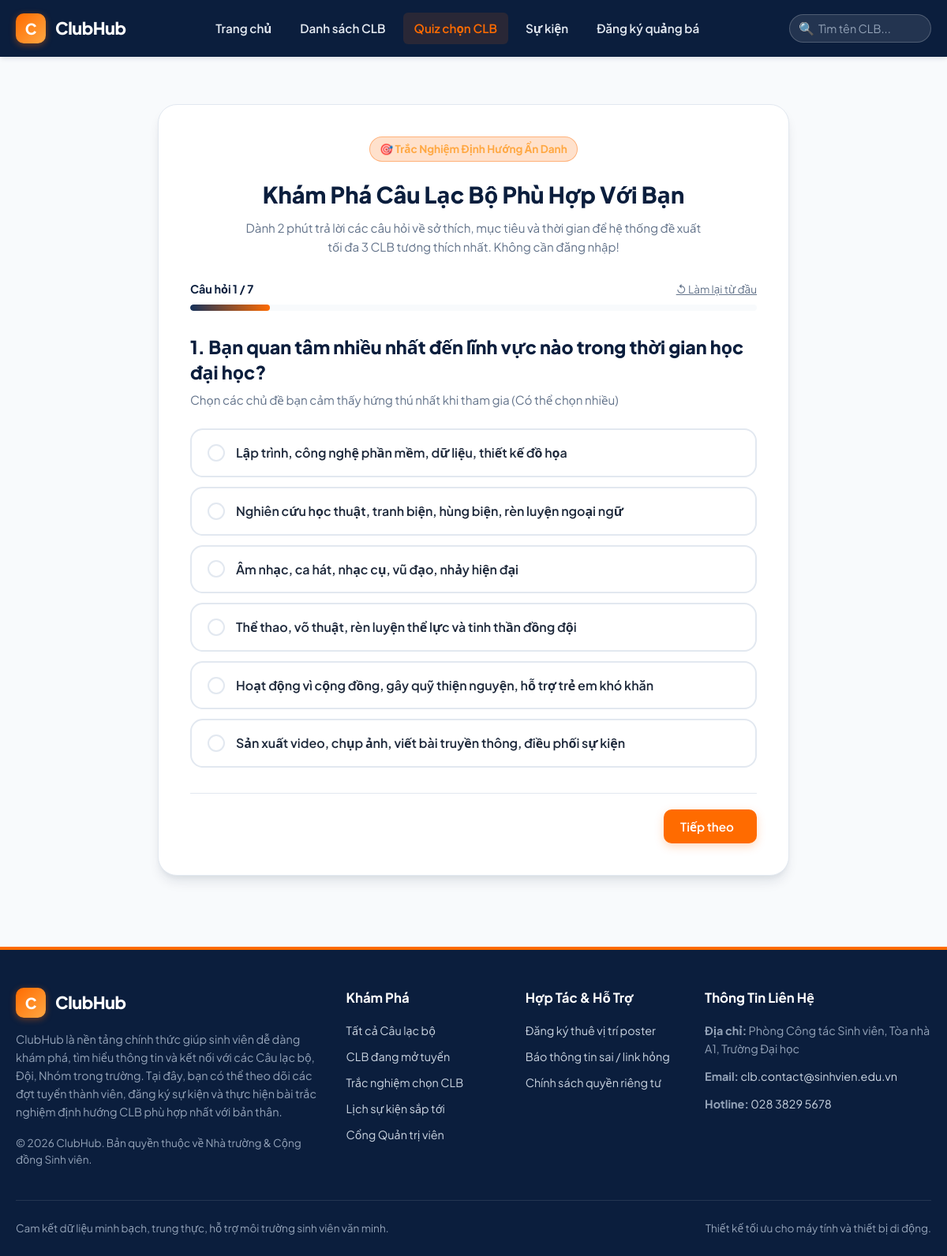
Screenshot of /quiz.php with the database file from the repository.
### tables this page shows
CREATE TABLE IF NOT EXISTS `quiz_questions` (
  `id` INT AUTO_INCREMENT PRIMARY KEY,
  `question_text` VARCHAR(255) NOT NULL,
  `description` VARCHAR(255) DEFAULT NULL,
  `question_type` ENUM('single', 'multiple') NOT NULL DEFAULT 'single',
  `display_order` INT NOT NULL DEFAULT 0,
  `is_active` TINYINT(1) NOT NULL DEFAULT 1
);

CREATE TABLE IF NOT EXISTS `quiz_options` (
  `id` INT AUTO_INCREMENT PRIMARY KEY,
  `question_id` INT NOT NULL,
  `option_text` VARCHAR(255) NOT NULL,
  `display_order` INT NOT NULL DEFAULT 0,
  CONSTRAINT `fk_options_question` FOREIGN KEY (`question_id`) REFERENCES `quiz_questions` (`id`) ON DELETE CASCADE ON UPDATE CASCADE,
  INDEX `idx_options_question` (`question_id`)
);

### includes/functions.php (called while the page is built, shortened)
<?php
function e(?string $string): string {
    return htmlspecialchars((string)$string, ENT_QUOTES, 'UTF-8');
}

### quiz.php (the view, shortened to what this page needs)
<?php
require_once __DIR__ . '/includes/functions.php';
$db = get_db_connection();
$questions = [];
try {
    $q_stmt = $db->query("
        SELECT id, question_text, description, question_type, display_order
        FROM quiz_questions
        WHERE is_active = 1
        ORDER BY display_order ASC
    ");
    $questions = $q_stmt->fetchAll();
    $options_stmt = $db->query("
        SELECT id, question_id, option_text, display_order
        FROM quiz_options
        ORDER BY display_order ASC
    ");
    $options_raw = $options_stmt->fetchAll();
    $options_map = [];
    foreach ($options_raw as $opt) {
        $options_map[$opt['question_id']][] = $opt;
    }
} catch (Exception $e) {
    error_log("Lỗi tải câu hỏi quiz: " . $e->getMessage());
}
include __DIR__ . '/includes/header.php';
?>
<main class="container" style="padding-top: 30px; padding-bottom: 60px;">
  <div class="quiz-wizard-container" id="quizWizard">
    <div style="text-align: center; margin-bottom: 30px;">
      <span class="quiz-cta-badge">🎯 Trắc Nghiệm Định Hướng Ẩn Danh</span>
      <h1 style="font-size: 1.8rem; font-weight: 800; color: var(--color-primary); margin-top: 6px;">
        Khám Phá Câu Lạc Bộ Phù Hợp Với Bạn
      </h1>
      <p style="color: var(--color-text-muted); font-size: 0.95rem; max-width: 580px; margin: 8px auto 0 auto;">
        Dành 2 phút trả lời các câu hỏi về sở thích, mục tiêu và thời gian để hệ thống đề xuất tối đa 3 CLB tương thích nhất. Không cần đăng nhập!
      </p>
    </div>
    <div class="quiz-progress-bar-wrap">
      <div class="quiz-progress-header">
        <span id="quizProgressText">Câu hỏi 1 / <?= count($questions) ?></span>
        <button type="button" id="quizRestartBtn" style="background: none; border: none; color: var(--color-text-muted); font-size: 0.85rem; cursor: pointer; text-decoration: underline;">
          ↺ Làm lại từ đầu
        </button>
      </div>
      <div class="quiz-progress-track">
        <div class="quiz-progress-fill" id="quizProgressBar" style="width: <?= count($questions) > 0 ? round(100 / count($questions)) : 0 ?>%;"></div>
      </div>
    </div>
    <?php if (!empty($questions)): ?>
      <div class="quiz-questions-wrapper">
        <?php foreach ($questions as $idx => $q): ?>
          <div class="quiz-question-box <?= $idx === 0 ? 'active' : '' ?>" data-question-id="<?= $q['id'] ?>" data-question-type="<?= e($q['question_type']) ?>">
            <h2 class="quiz-question-title">
              <?= $idx + 1 ?>. <?= e($q['question_text']) ?>
            </h2>
            <p class="quiz-question-hint">
              <?= !empty($q['description']) ? e($q['description']) : ($q['question_type'] === 'multiple' ? 'Bạn có thể chọn nhiều đáp án' : 'Vui lòng chọn 1 đáp án phù hợp nhất') ?>
            </p>
            <div class="quiz-options-list">
              <?php $opts = $options_map[$q['id']] ?? []; ?>
              <?php foreach ($opts as $opt): ?>
                <div class="quiz-option-tile" data-option-id="<?= $opt['id'] ?>">
                  <div class="quiz-option-indicator"></div>
                  <div class="quiz-option-text"><?= e($opt['option_text']) ?></div>
                </div>
              <?php endforeach; ?>
            </div>
          </div>
        <?php endforeach; ?>
      </div>
      <div class="quiz-wizard-actions">
        <button type="button" class="btn btn-primary" id="quizNextBtn" style="margin-left: auto;">
        </button>
      </div>
    <?php endif; ?>
  </div>
</main>
<?php include __DIR__ . '/includes/footer.php'; ?>

### rows the page displays
quiz_questions: question_text "Bạn quan tâm nhiều nhất đến lĩnh vực nào trong thời gian học đại học?", description "Chọn các chủ đề bạn cảm thấy hứng thú nhất khi tham gia (Có thể chọn nhiều)"
quiz_options: option_text "Lập trình, công nghệ phần mềm, dữ liệu, thiết kế đồ họa"
quiz_options: option_text "Nghiên cứu học thuật, tranh biện, hùng biện, rèn luyện ngoại ngữ"
quiz_options: option_text "Âm nhạc, ca hát, nhạc cụ, vũ đạo, nhảy hiện đại"
quiz_options: option_text "Thể thao, võ thuật, rèn luyện thể lực và tinh thần đồng đội"
quiz_options: option_text "Hoạt động vì cộng đồng, gây quỹ thiện nguyện, hỗ trợ trẻ em khó khăn"
quiz_options: option_text "Sản xuất video, chụp ảnh, viết bài truyền thông, điều phối sự kiện"

### other values shown
$site_name "ClubHub"
$contact_address "Phòng Công tác Sinh viên, Tòa nhà A1, Trường Đại học"
$contact_email "clb.contact@sinhvien.edu.vn"
$contact_phone "028 3829 5678"
